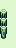

Tiled map render using the project's own tile images. Description and the whole map definition, tile-layer contents included, below:
An orthogonal 1x3 tile map with 16x16 px tiles, 1 tile layer (Tile Layer 1).

<map version="1.5" tiledversion="1.7.2" orientation="orthogonal" renderorder="right-down" width="1" height="3" tilewidth="16" tileheight="16" infinite="0" nextlayerid="2" nextobjectid="1">
 <tileset firstgid="1" source="forest.tsx" />
 <layer id="1" name="Tile Layer 1" width="1" height="3">
  <data encoding="csv">
176,
216,
256
</data>
 </layer>
</map>
